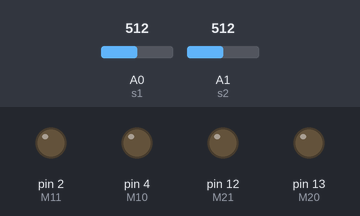
This sketch was run on a simulated Arduino Uno, built with avr-gcc and run on an emulated ATmega328P. On the bench: output pins drawn as LEDs (lit = HIGH). The test bench sets the inputs (shaded band); at power-on: A0 (s1) = 512, A1 (s2) = 512.

Above: at 1.2 s.
1.3 s: A0 (s1) set to 493
At 2.2 s:
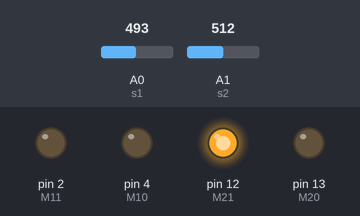
2.8 s: A1 (s2) set to 491
At 3.3 s:
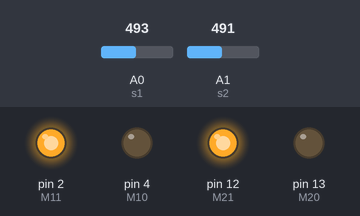
4.3 s: A0 (s1) set to 511
At 5.5 s:
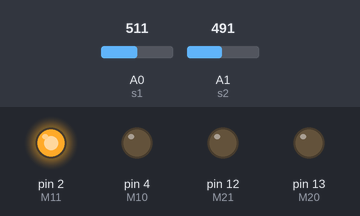
5.8 s: A0 (s1) set to 306
At 6.8 s:
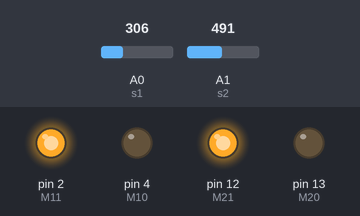
7.3 s: A0 (s1) set to 716
At 8.0 s:
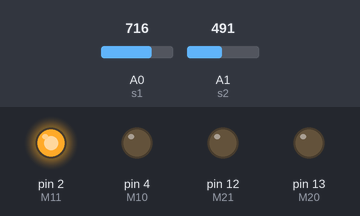
Timing chart, 0 to 9.8 s (numbered marks = the images above; inputs shaded):
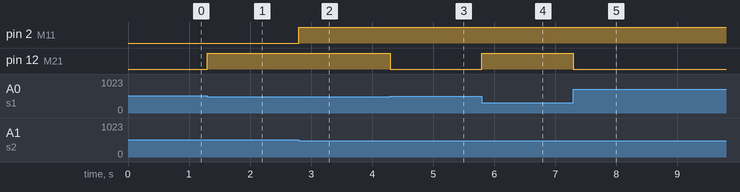

Measured:
- the behaviour switches between 501 and 500 on A0 (s1) (found by bisection; images 0 and 1)
- the behaviour switches between 501 and 500 on A1 (s2) (found by bisection; images 1 and 2)
- after the input at 1.3 s, pin 12 (M21): LOW → HIGH at once
- after the input at 2.8 s, pin 2 (M11): LOW → HIGH at once
- after the input at 4.3 s, pin 12 (M21): HIGH → LOW at once
- after the input at 5.8 s, pin 12 (M21): LOW → HIGH at once
- after the input at 7.3 s, pin 12 (M21): HIGH → LOW at once

The sketch:

sketch_oct06a.ino
```cpp
int s1=A0;
int k=500;
int s2=A1;
int M11=2;
int M10=4;
int M21=12;
int M20=13;
void setup() {
  // put your setup code here, to run once:
  pinMode(s1,INPUT);
  pinMode(s2,INPUT);
  pinMode(M11,OUTPUT);
  pinMode(M10,OUTPUT);
  pinMode(M21,OUTPUT);
  pinMode(M20,OUTPUT);
}

void forward()
{
  analogWrite(M11,255);
  analogWrite(M10,0);
  analogWrite(M21,255);
  analogWrite(M20,0);
}
void sttop()
{
  analogWrite(M11,0);
  analogWrite(M10,0);
  analogWrite(M21,0);
  analogWrite(M20,0);
}
void left()
{
  analogWrite(M11,180);
  analogWrite(M10,0);
  analogWrite(M21,0);
  analogWrite(M20,90);
}
void right()
{
  analogWrite(M11,0);
  analogWrite(M10,90);
  analogWrite(M21,180);
  analogWrite(M20,0);
}
void loop() {
  // put your main code here, to run repeatedly:

 if((analogRead(s1)<=k)&&(analogRead(s2)<=k))
 {  forward();}

 else if((analogRead(s1)>=k)&&(analogRead(s2)<=k))
{
  left();
}

else if((analogRead(s1)<=k)&&(analogRead(s2)>=k))
{
  right();
}

else if((analogRead(s1)<=k)&&(analogRead(s2)<=k))
{ sttop();
  }

}
```
